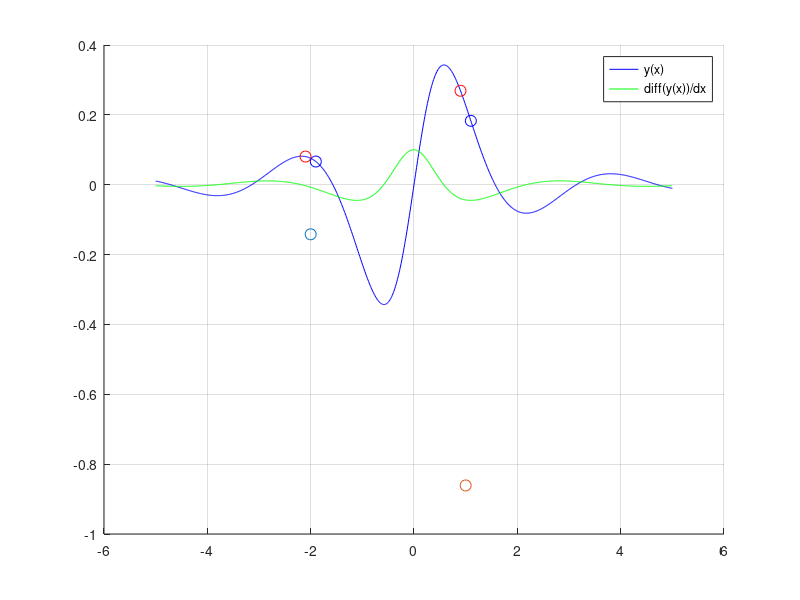

The MATLAB source for this figure:
x=-5:0.01:5
y=@(x) sin(x).*cos(x)./(x.*x+1)
dx=0.1;
yval=y(x)
hold on
grid on
plot(x,yval,'b')
x(1001)=[];
plot(x,diff(yval)/dx,'g')

plot(-2-dx,y(-2-dx),'ro','markersize',8)
plot(-2+dx,y(-2+dx),'bo','markersize',8)

dif1=(y(-2+dx)-y(-2-dx))/dx;
plot(-2,dif1,'oo','markersize',8)

plot(1-dx,y(1-dx),'ro','markersize',8)
plot(1+dx,y(1+dx),'bo','markersize',8)

dif2=(y(1+dx)-y(1-dx))/dx;
plot(1,dif2,'oo','markersize',8)

legend('y(x)','diff(y(x))/dx')
